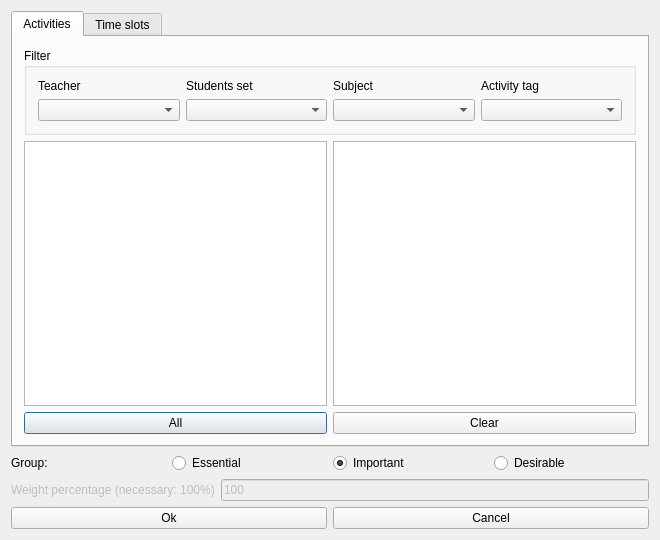
<?xml version="1.0" encoding="UTF-8"?>
<ui version="4.0">
 <class>ModifyConstraintActivitiesOccupyMaxTimeSlotsFromSelectionForm_template</class>
 <widget class="QDialog" name="ModifyConstraintActivitiesOccupyMaxTimeSlotsFromSelectionForm_template">
  <property name="geometry">
   <rect>
    <x>0</x>
    <y>0</y>
    <width>660</width>
    <height>540</height>
   </rect>
  </property>
  <property name="windowTitle">
   <string extracomment="This is the title of the dialog to add a new constraint of this type">Modify activities occupy max time slots from selection</string>
  </property>
  <layout class="QVBoxLayout" name="verticalLayout_3">
   <item>
    <widget class="QTabWidget" name="tabWidget">
     <property name="currentIndex">
      <number>0</number>
     </property>
     <widget class="QWidget" name="tab">
      <attribute name="title">
       <string>Activities</string>
      </attribute>
      <layout class="QGridLayout" name="gridLayout_5">
       <item row="0" column="0">
        <widget class="QGroupBox" name="filterGroupBox">
         <property name="title">
          <string>Filter</string>
         </property>
         <layout class="QGridLayout" name="gridLayout_3">
          <item row="0" column="0">
           <widget class="QLabel" name="teachersTextLabel">
            <property name="text">
             <string>Teacher</string>
            </property>
            <property name="wordWrap">
             <bool>false</bool>
            </property>
           </widget>
          </item>
          <item row="0" column="1">
           <widget class="QLabel" name="studentsTextLabel">
            <property name="text">
             <string>Students set</string>
            </property>
            <property name="wordWrap">
             <bool>false</bool>
            </property>
           </widget>
          </item>
          <item row="0" column="2">
           <widget class="QLabel" name="subjectsTextLabel">
            <property name="text">
             <string>Subject</string>
            </property>
            <property name="wordWrap">
             <bool>false</bool>
            </property>
           </widget>
          </item>
          <item row="0" column="3">
           <widget class="QLabel" name="activityTagsTextLabel">
            <property name="text">
             <string>Activity tag</string>
            </property>
            <property name="wordWrap">
             <bool>false</bool>
            </property>
           </widget>
          </item>
          <item row="1" column="0">
           <widget class="QComboBox" name="teachersComboBox"/>
          </item>
          <item row="1" column="1">
           <widget class="QComboBox" name="studentsComboBox"/>
          </item>
          <item row="1" column="2">
           <widget class="QComboBox" name="subjectsComboBox"/>
          </item>
          <item row="1" column="3">
           <widget class="QComboBox" name="activityTagsComboBox"/>
          </item>
         </layout>
        </widget>
       </item>
       <item row="1" column="0">
        <layout class="QHBoxLayout" name="horizontalLayout_2">
         <item>
          <layout class="QVBoxLayout" name="verticalLayout_2">
           <item>
            <widget class="QListWidget" name="allActivitiesListWidget"/>
           </item>
           <item>
            <widget class="QPushButton" name="addAllActivitiesPushButton">
             <property name="text">
              <string comment="Text on a button. It refers to adding all activities from the list above this button into the current constraint">All</string>
             </property>
            </widget>
           </item>
          </layout>
         </item>
         <item>
          <layout class="QVBoxLayout" name="verticalLayout">
           <item>
            <widget class="QListWidget" name="selectedActivitiesListWidget"/>
           </item>
           <item>
            <widget class="QPushButton" name="clearPushButton">
             <property name="text">
              <string>Clear</string>
             </property>
            </widget>
           </item>
          </layout>
         </item>
        </layout>
       </item>
      </layout>
     </widget>
     <widget class="QWidget" name="tab_2">
      <attribute name="title">
       <string>Time slots</string>
      </attribute>
      <layout class="QGridLayout" name="gridLayout_6">
       <item row="0" column="0">
        <widget class="QTableWidget" name="selectedTimesTable"/>
       </item>
       <item row="1" column="0">
        <layout class="QHBoxLayout" name="horizontalLayout_3">
         <item>
          <layout class="QGridLayout" name="gridLayout">
           <item row="0" column="0" colspan="2">
            <widget class="QLabel" name="label">
             <property name="text">
              <string extracomment="This is an explanation in a dialog for a constraint. It says that symbol X means that this slot is not allowed, and an empty cell means that the slot is allowed">X=selected, empty=not selected</string>
             </property>
            </widget>
           </item>
           <item row="1" column="0">
            <widget class="QPushButton" name="setAllSelectedPushButton">
             <property name="text">
              <string comment="It refers to time slots">Select all</string>
             </property>
            </widget>
           </item>
           <item row="1" column="1">
            <widget class="QPushButton" name="setAllUnselectedPushButton">
             <property name="text">
              <string comment="It refers to time slots">Unselect all</string>
             </property>
            </widget>
           </item>
          </layout>
         </item>
         <item>
          <spacer name="horizontalSpacer">
           <property name="orientation">
            <enum>Qt::Horizontal</enum>
           </property>
           <property name="sizeHint" stdset="0">
            <size>
             <width>240</width>
             <height>20</height>
            </size>
           </property>
          </spacer>
         </item>
         <item>
          <widget class="QGroupBox" name="maxOccupiedGroupBox">
           <property name="title">
            <string comment="It refers to the max number of occupied time slots">Max occupied</string>
           </property>
           <layout class="QGridLayout" name="gridLayout_2">
            <item row="0" column="0">
             <widget class="QSpinBox" name="maxOccupiedSpinBox"/>
            </item>
           </layout>
          </widget>
         </item>
        </layout>
       </item>
      </layout>
     </widget>
    </widget>
   </item>
   <item>
    <layout class="QHBoxLayout" name="horizontalLayout_4">
     <item>
      <widget class="QLabel" name="groupTextLabel">
       <property name="text">
        <string>Group:</string>
       </property>
      </widget>
     </item>
     <item>
      <widget class="QRadioButton" name="essentialRadioButton">
       <property name="text">
        <string>Essential</string>
       </property>
      </widget>
     </item>
     <item>
      <widget class="QRadioButton" name="importantRadioButton">
       <property name="text">
        <string>Important</string>
       </property>
       <property name="checked">
        <bool>true</bool>
       </property>
      </widget>
     </item>
     <item>
      <widget class="QRadioButton" name="desirableRadioButton">
       <property name="text">
        <string>Desirable</string>
       </property>
      </widget>
     </item>
    </layout>
   </item>
   <item>
    <layout class="QHBoxLayout" name="weightBoxLayout">
     <item>
      <widget class="QLabel" name="weightTextLabel">
       <property name="enabled">
        <bool>false</bool>
       </property>
       <property name="frameShape">
        <enum>QFrame::NoFrame</enum>
       </property>
       <property name="frameShadow">
        <enum>QFrame::Plain</enum>
       </property>
       <property name="text">
        <string>Weight percentage (necessary: 100%)</string>
       </property>
       <property name="wordWrap">
        <bool>false</bool>
       </property>
      </widget>
     </item>
     <item>
      <widget class="QLineEdit" name="weightLineEdit">
       <property name="enabled">
        <bool>false</bool>
       </property>
       <property name="text">
        <string notr="true">100</string>
       </property>
      </widget>
     </item>
    </layout>
   </item>
   <item>
    <layout class="QHBoxLayout" name="horizontalLayout">
     <item>
      <widget class="QPushButton" name="okPushButton">
       <property name="text">
        <string>Ok</string>
       </property>
      </widget>
     </item>
     <item>
      <widget class="QPushButton" name="cancelPushButton">
       <property name="text">
        <string>Cancel</string>
       </property>
      </widget>
     </item>
    </layout>
   </item>
  </layout>
 </widget>
 <layoutdefault spacing="6" margin="11"/>
 <resources/>
 <connections/>
</ui>
